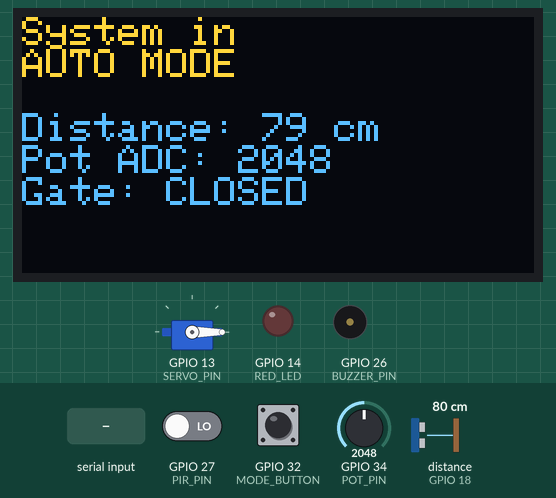
The program below on a simulated ESP32. On the bench: servo, 128×64 one-colour display, output pins drawn as LEDs (lit = HIGH), buzzer (waves = sounding, pin HIGH). Wiring (from diagram.json): ultrasonic range finder: trigger GPIO 5; echo GPIO 18. The test bench sets the inputs (shaded band); at power-on: GPIO 27 (PIR_PIN) LOW, GPIO 32 (MODE_BUTTON) HIGH, distance to the obstacle (sensor on GPIO 18) 80 cm, GPIO 34 (POT_PIN) = 2048. The echo pulse lasts 58.3 µs per cm; the OLED is the two-colour kind (top 16 rows yellow); pins used as bus, display or sensor lines are not drawn; what the program prints to the serial monitor is not drawn.

Above: at 1.2 s.
1.3 s: GPIO 27 (PIR_PIN) driven HIGH
At 1.47 s:
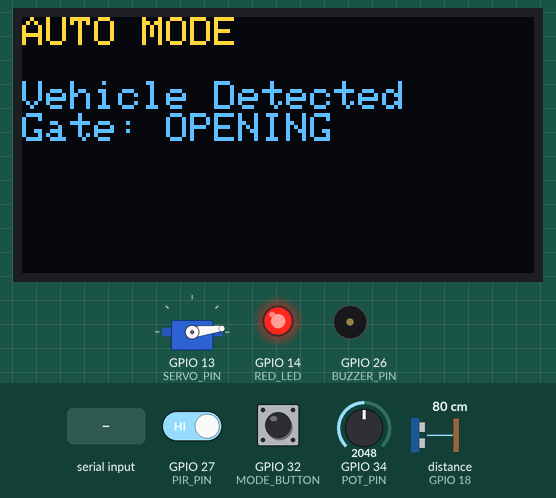
3.7 s: GPIO 32 (MODE_BUTTON) pulled LOW for 0.15 s
At 5.2 s:
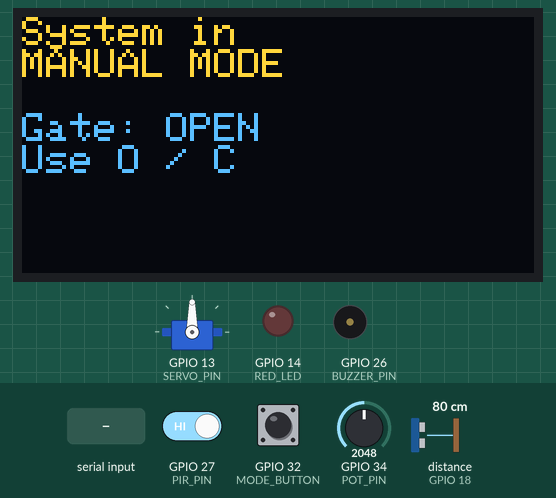
5.5 s: "C" received over Serial
At 7.21 s:
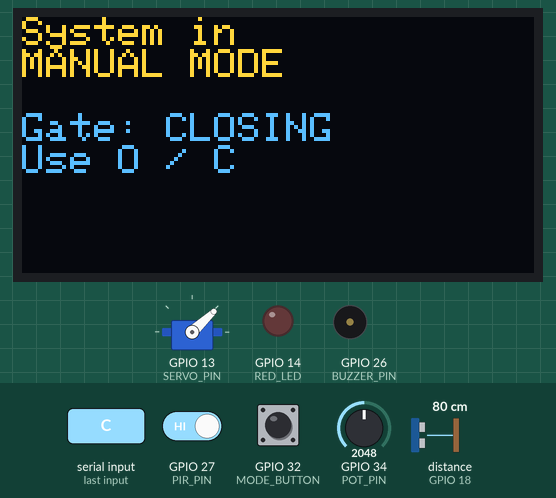
7.9 s: distance to the obstacle (sensor on GPIO 18) set to 23 cm
10.5 s: distance to the obstacle (sensor on GPIO 18) set to 19 cm
12.0 s: GPIO 32 (MODE_BUTTON) pulled LOW for 1 s
At 14.4 s:
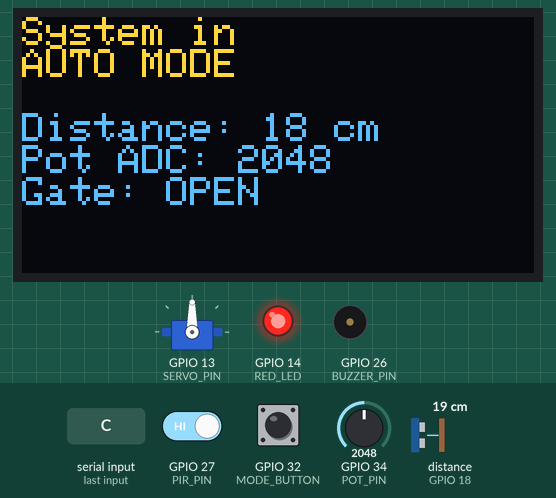
Timing chart, 0 to 14.6 s (numbered marks = the images above; inputs shaded):
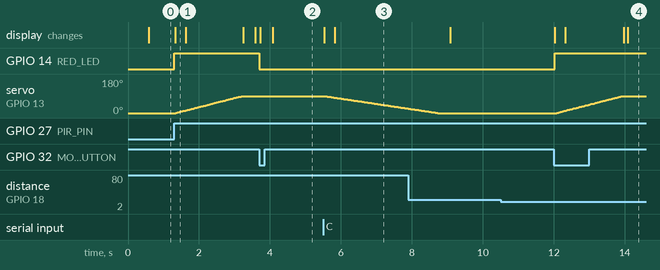

The program:

main.cpp
```cpp
#include <Arduino.h>
#include <Wire.h>
#include <Adafruit_GFX.h>
#include <Adafruit_SSD1306.h>
#include <ESP32Servo.h>
#include <soc/gpio_struct.h>

#define POT_PIN 34
#define SERVO_PIN 13
#define PIR_PIN 27
#define TRIG_PIN 5
#define ECHO_PIN 18
#define BUZZER_PIN 26
#define RED_LED 14
#define MODE_BUTTON 32

#define SCREEN_WIDTH 128
#define SCREEN_HEIGHT 64

//OBJECT CREATION
Adafruit_SSD1306 display(SCREEN_WIDTH, SCREEN_HEIGHT, &Wire, -1);
Servo gateServo;

//VARIABLES
//5 SECOND HOLD BEFORE AUTOMATIC CLOSING
bool gateOpen = false;
unsigned long noMotionStart = 0; //SAVES WHEN THE MOTION IS STOPPED
const unsigned long HOLD_OPEN_TIME = 5000;

//AUTO, MANUAL BTN
bool manualMode = false;
bool lastButtonState = HIGH;

unsigned long lastButtonPress = 0;
const unsigned long DEBOUNCE_TIME = 200;

//SERVO ANGLE
int gateAngle = 0;
bool gateOpening = false;

unsigned long lastGateMove = 0;
const unsigned long OPEN_STEP_TIME = 20; //1 DEGRRE EVERY 20 MILLIS

bool gateClosing = false;
unsigned long lastCloseMove = 0;

//SATEFTY MODE
bool safetyActive = false;
bool safetyReopening = false;

//BUZZER TIMER
unsigned long safetyStartTime = 0;
unsigned long lastSafetyMove = 0;

const unsigned long BUZZER_TIME = 1000;
const unsigned long SAFETY_OPEN_STEP = 20;

hw_timer_t *monitorTimer = NULL;

volatile bool monitorUpdateReady = false;

// NON-BLOCKING ULTRASONIC
volatile unsigned long echoStartTime = 0;
volatile unsigned long echoDuration = 0;
volatile bool echoComplete = false;

bool ultrasonicTriggerActive = false;
bool ultrasonicWaitingForEcho = false;

unsigned long ultrasonicTriggerStart = 0;
unsigned long ultrasonicWaitStart = 0;
unsigned long lastUltrasonicTrigger = 0;

const unsigned long ULTRASONIC_INTERVAL = 60000;     // 60 ms
const unsigned long ULTRASONIC_TRIGGER_TIME = 10;    // 10 us
const unsigned long ULTRASONIC_TIMEOUT = 30000;      // 30 ms

int distance = 0;

void showGateScreen(const char* message, const char* gateStatus) {

  display.clearDisplay();
  display.setCursor(0, 0);

  if (manualMode == true) {
    display.println("MANUAL MODE");
  }
  else {
    display.println("AUTO MODE");
  }

  display.println("");

  if (message != nullptr) {
    display.println(message);
  }

  display.print("Gate: ");
  display.println(gateStatus);

  display.display();
}

void updateStatusDisplay(int potValue) {

  display.clearDisplay();
  display.setCursor(0, 0);

  if (manualMode == true) {

    display.println("System in");
    display.println("MANUAL MODE");
    display.println("");

  }
  else {

    display.println("System in");
    display.println("AUTO MODE");
    display.println("");

    display.print("Distance: ");
    display.print(distance);
    display.println(" cm");

    display.print("Pot ADC: ");
    display.println(potValue);
  }

  // GATE STATUS
  if (gateOpening == true) {
    display.println("Gate: OPENING");
  }
  else if (gateClosing == true) {
    display.println("Gate: CLOSING");
  }
  else if (gateOpen == true) {
    display.println("Gate: OPEN");
  }
  else {
    display.println("Gate: CLOSED");
  }

  if (manualMode == true) {
    display.println("Use O / C");
  }

  display.display();
}

void showModeScreen() {

  display.clearDisplay();
  display.setCursor(0, 0);

  if (manualMode == true) {
    display.println("MANUAL MODE");
    display.println("");
    display.println("Auto control OFF");
  }
  else {
    display.println("AUTO MODE");
    display.println("");
    display.println("Auto control ON");
  }

  display.display();
}

void showSafetyAlert() {

  display.clearDisplay();
  display.setCursor(0, 0);

  display.println("SAFETY ALERT!");
  display.println("");
  display.println("OBSTRUCTION");
  display.println("Gate STOPPED");

  display.display();
}


void showSafetyReopening() {

  display.clearDisplay();
  display.setCursor(0, 0);

  display.println("SAFETY MODE");
  display.println("");
  display.println("Gate REOPENING");

  display.display();
}


void showSafetyOpen() {

  display.clearDisplay();
  display.setCursor(0, 0);

  display.println("SAFETY MODE");
  display.println("");
  display.println("Gate: OPEN");
  display.println("Clear obstruction");

  display.display();
}


void openGateSlowly() {

  Serial.println("Gate OPENING");

  gateOpening = true;
  lastGateMove = millis();
}

void startClosingGate() {
  Serial.println("Gate CLOSING");
  gateClosing = true;

  gateAngle = 90;
  lastCloseMove = millis();

  showGateScreen(nullptr, "CLOSING");
}

void safetyRecovery() {

  gateClosing = false;
  safetyActive = true;

  Serial.println("SAFETY ALERT - OBSTRUCTION DETECTED");
  Serial.println("Gate STOPPED");

  showSafetyAlert();

  tone(BUZZER_PIN, 2000);
  safetyStartTime = millis();
}

void IRAM_ATTR onMonitorTimer() {
  monitorUpdateReady = true;
}

void IRAM_ATTR onEchoChange() {

  if (digitalRead(ECHO_PIN) == HIGH) {

    // Echo pulse started
    echoStartTime = micros();

  }
  else {

    // Echo pulse ended
    if (echoStartTime != 0) {

      echoDuration = micros() - echoStartTime;
      echoComplete = true;
      echoStartTime = 0;
    }
  }
}

void updateUltrasonic() {

  unsigned long currentTime = micros();

  // FINISH 10 us TRIGGER PULSE
  if (ultrasonicTriggerActive == true &&
      currentTime - ultrasonicTriggerStart >= ULTRASONIC_TRIGGER_TIME) {

    digitalWrite(TRIG_PIN, LOW);

    ultrasonicTriggerActive = false;
    ultrasonicWaitStart = currentTime;
  }

  // ECHO MEASUREMENT COMPLETE
  if (echoComplete == true) {

    noInterrupts();

    unsigned long duration = echoDuration;
    echoComplete = false;

    interrupts();

    distance = duration * 0.034 / 2;

    ultrasonicWaitingForEcho = false;
  }

  // ECHO TIMEOUT
  if (ultrasonicWaitingForEcho == true &&
      currentTime - ultrasonicWaitStart >= ULTRASONIC_TIMEOUT) {

    ultrasonicWaitingForEcho = false;
    distance = 0;
  }

  // START NEW MEASUREMENT
  if (ultrasonicTriggerActive == false &&
      ultrasonicWaitingForEcho == false &&
      currentTime - lastUltrasonicTrigger >= ULTRASONIC_INTERVAL) {

    lastUltrasonicTrigger = currentTime;

    digitalWrite(TRIG_PIN, HIGH);

    ultrasonicTriggerStart = currentTime;
    ultrasonicWaitStart = currentTime;

    ultrasonicTriggerActive = true;
    ultrasonicWaitingForEcho = true;
  }
}


void setup() {
  Serial.begin(115200);
  pinMode(PIR_PIN, INPUT);
  pinMode(TRIG_PIN, OUTPUT);
  pinMode(ECHO_PIN, INPUT);
  digitalWrite(TRIG_PIN, LOW);

  attachInterrupt(
  digitalPinToInterrupt(ECHO_PIN),
  onEchoChange,
  CHANGE
  );

  pinMode(BUZZER_PIN, OUTPUT);
  pinMode(RED_LED, OUTPUT);
  pinMode(MODE_BUTTON, INPUT_PULLUP);

  gateServo.attach(SERVO_PIN);
  gateServo.write(0);

  // OLED STARTUP
  if (!display.begin(SSD1306_SWITCHCAPVCC, 0x3C)) {
    Serial.println("OLED allocation failed");
    for (;;);
  }

  display.setTextColor(SSD1306_WHITE);
  display.setTextSize(1);
  display.clearDisplay();
  display.setCursor(0, 0);
  display.println("Industrial Gate");
  display.println("System Started");
  display.println("");
  display.println("Gate: CLOSED");
  display.display();

  Serial.println("Industrial Gate System Started");
  Serial.println("Waiting for vehicle...");
  Serial.println("O = Open Gate");
  Serial.println("C = Close Gate");

// HARDWARE TIMER
monitorTimer = timerBegin(0, 80, true);
timerAttachInterrupt(monitorTimer, &onMonitorTimer, true);
timerAlarmWrite(monitorTimer, 500000, true);
timerAlarmEnable(monitorTimer);
}

void loop() {
  int potValue = analogRead(POT_PIN);
  int pirState = digitalRead(PIR_PIN);
  int buttonState = digitalRead(MODE_BUTTON);

    if (buttonState == LOW &&
      lastButtonState == HIGH &&
      millis() - lastButtonPress >= DEBOUNCE_TIME) {

    lastButtonPress = millis();

      manualMode = !manualMode;

      // Cancels any previous automatic closing timer
      noMotionStart = 0;

      if (manualMode == true) {
        GPIO.out_w1tc = (1UL << RED_LED);

        Serial.println("MANUAL MODE Activated");
        showModeScreen();
      }

      else {
        Serial.println("AUTO MODE Activated");
        showModeScreen();
      }
    }

    lastButtonState = buttonState;

// NON-BLOCKING ULTRASONIC
  updateUltrasonic();

  // SERIAL OUTPUT
  if (monitorUpdateReady == true && safetyActive == false) {
    monitorUpdateReady = false;

  updateStatusDisplay(potValue);
}

// NON-BLOCKING GATE OPENING
if (gateOpening == true) {
  if (millis() - lastGateMove >= OPEN_STEP_TIME) {

    lastGateMove = millis();

    if (gateAngle < 90) {
      gateAngle++;
      gateServo.write(gateAngle);
    }

    else {
      gateOpening = false;
      gateOpen = true;

      Serial.println("Gate OPEN");

      showGateScreen(nullptr, "OPEN");
    }
  }
}

// NON-BLOCKING GATE CLOSING
if (gateClosing == true) {

  int closingDelay = map(potValue, 0, 4095, 60, 10);

  if (millis() - lastCloseMove >= closingDelay) {

    lastCloseMove = millis();

    if (distance > 0 && distance < 20) {
      safetyRecovery();
    }

    else if (gateAngle > 0) {
      gateAngle--;
      gateServo.write(gateAngle);
    }

    else {
      gateClosing = false;
      gateOpen = false;
      gateAngle = 0;

      Serial.println("Gate CLOSED");
    }
  }
}

// SAFETY BUZZER TIMER
if (safetyActive == true && safetyReopening == false) {

  if (millis() - safetyStartTime >= BUZZER_TIME) {

    noTone(BUZZER_PIN);

    gateServo.detach();
    gateServo.attach(SERVO_PIN);

    gateServo.write(gateAngle);

    safetyReopening = true;
    lastSafetyMove = millis();

    Serial.println("Safety Recovery - Gate REOPENING");

    showSafetyReopening();
  }
}


// NON-BLOCKING SAFETY REOPENING
if (safetyReopening == true) {

  if (millis() - lastSafetyMove >= SAFETY_OPEN_STEP) {

    lastSafetyMove = millis();

    if (gateAngle < 90) {

      gateAngle++;
      gateServo.write(gateAngle);
    }

    else {
      safetyReopening = false;
      safetyActive = false;

      gateOpen = true;
      gateAngle = 90;
      noMotionStart = 0;

      Serial.println("Gate OPEN - Waiting for clear path");

      showSafetyOpen();
    }
  }
}

  //PIR AUTOMATIC OPENING
  if (manualMode == false && safetyActive == false) {
    if (pirState == HIGH) {
      GPIO.out_w1ts = (1UL << RED_LED);

      noMotionStart = 0;

      if (gateOpen == false && gateOpening == false) {
      Serial.println("Vehicle Detected - Gate OPEN");

      showGateScreen("Vehicle Detected", "OPENING");

      openGateSlowly();
    }
  }

    else {
      GPIO.out_w1tc = (1UL << RED_LED);

      if (gateOpen == true && gateClosing == false) {
        if (noMotionStart == 0) {
          noMotionStart = millis();
          Serial.println("Motion ended - Hold timer started");
        }

        if (millis() - noMotionStart >= HOLD_OPEN_TIME) {
          Serial.println("Hold time complete - Gate ready to close");

          // Check whether ultrasonic path is clear

        if (distance >= 20) {

          Serial.println("Path CLEAR - Automatic closing");

          noMotionStart = 0;

          startClosingGate();
        }

        else {

          Serial.println("Path BLOCKED - Gate staying OPEN");

          noMotionStart = millis();
        }
      }
    }
  }
}

    // MANUAL SERIAL CONTROL
    if (Serial.available() > 0) {
      char command = Serial.read();

      // ONLY ALLOW O AND C IN MANUAL MODE
      if (manualMode == true) {

        // OPEN GATE
        if (command == 'O' || command == 'o') {

          if (gateOpen == false && gateOpening == false) {

            showGateScreen(nullptr, "OPENING");

            openGateSlowly();
          }

          else {
            Serial.println("Gate is already OPEN");
          }
        }

        // CLOSE GATE
        else if (command == 'C' || command == 'c') {

          if (gateOpen == true && gateClosing == false) {
            startClosingGate();
          }

          else {
            Serial.println("Gate is already CLOSED");
          }
        }
      }
  }
}
```

Measured:
- after the input at 1.3 s, GPIO 14 (RED_LED): LOW → HIGH at once; servo on GPIO 13 (SERVO_PIN): moves from 0° to 90° over 1.9 s, starting after 0.05 s; the display: changes at once (image 1)
- after the input at 3.7 s, GPIO 14 (RED_LED): HIGH → LOW at once; the display: first changes at once (image 2 shows a later state)
- after the input at 5.5 s, servo on GPIO 13 (SERVO_PIN): moves from 90° to 24° over 2.3 s, starting at once; the display: first changes at once (image 3 shows a later state)
- after the input at 10.5 s, every drawn part: stays the same
- after the input at 12.0 s, GPIO 14 (RED_LED): LOW → HIGH at once; servo on GPIO 13 (SERVO_PIN): moves from 0° to 90° over 1.8 s, starting after 0.08 s; the display: first changes at once (image 4 shows a later state)
